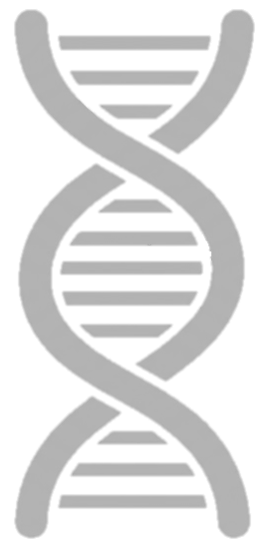
#> input picture src/content/blog/30daychartchallenge/day2-pictogram/DNA-gray.png, 262 x 544 px
$ python generate_infographic.py
#> lines starting #> are read from the running program, lines starting #| are printed output that depends on the picture
from __future__ import annotations

from dataclasses import dataclass
from pathlib import Path
from typing import Iterable

from PIL import Image, ImageDraw, ImageFont

CANVAS_WIDTH = 3600
CANVAS_HEIGHT = 4800
GRID_LEFT = 240
GRID_TOP = 880
GRID_SIZE = 3120
GRID_RIGHT = GRID_LEFT + GRID_SIZE
GRID_BOTTOM = GRID_TOP + GRID_SIZE
HEADER_CENTER_X = CANVAS_WIDTH // 2
DEFAULT_BACKGROUND = "white"
TEXT_DARK = "#0f172a"
TEXT_MUTED = "#475569"
TEXT_LIGHT = "#64748b"
ACCENT = "#16324f"
DIVIDER = "#cbd5e1"
BASE_DIR = Path(__file__).resolve().parent
GRAY_ICON_PATH = BASE_DIR / "DNA-gray.png"
NAVY_ICON_PATH = BASE_DIR / "DNA-navy.png"


@dataclass(frozen=True)
class PosterSpec:
    slug: str
    title: str
    subtitle: str
    footer: str
    output_name: str
    columns: int
    rows: int
    variant_indices: tuple[int, ...]

    def __post_init__(self) -> None:
        object.__setattr__(self, "variant_indices", tuple(self.variant_indices))

    @property
    def total_icons(self) -> int:
        return self.columns * self.rows


def build_specs() -> list[PosterSpec]:
    return [
        PosterSpec(
            slug="poster-1000",
            title="Hunting 10 Variants in 10,000 Genomes",
            subtitle="A readable proxy for 0.1% VAF",
            footer="20 mL blood can yield about 10,000 genome equivalents. 1 icon = 10 genomes.",
            output_name="liquid-biopsy-poster-1000.png",
            columns=40,
            rows=25,
            variant_indices=(499,),
        ),
        PosterSpec(
            slug="poster-10000",
            title="Only 10 Molecules Carry the Variant",
            subtitle="The full 10,000-genome view at 0.1% VAF",
            footer="20 mL blood -> ~10 mL plasma -> ~30 ng cfDNA -> ~10,000 genomes",
            output_name="liquid-biopsy-poster-10000.png",
            columns=100,
            rows=100,
            variant_indices=(909, 1919, 2929, 3939, 4949, 5959, 6969, 7979, 8989, 9999),
        ),
    ]


def build_grid_points(
    columns: int,
    rows: int,
    left: float,
    right: float,
    bottom: float,
    top: float,
) -> list[tuple[float, float]]:
    if columns < 1 or rows < 1:
        raise ValueError("columns and rows must be positive")
    if left > right or bottom > top:
        raise ValueError("grid bounds must not be inverted")

    x_step = 0.0 if columns == 1 else (right - left) / (columns - 1)
    y_step = 0.0 if rows == 1 else (top - bottom) / (rows - 1)
    points: list[tuple[float, float]] = []

    for row in range(rows):
        y = bottom if row == rows - 1 else top - (row * y_step)
        for col in range(columns):
            x = right if col == columns - 1 else left + (col * x_step)
            points.append((x, y))

    return points


def get_resampling_filter() -> int:
    if hasattr(Image, "Resampling"):
        return Image.Resampling.LANCZOS
    return Image.LANCZOS


def load_icon(path: Path) -> Image.Image:
    with Image.open(path) as image:
        return image.convert("RGBA")


def load_font(size: int, bold: bool = False) -> ImageFont.ImageFont:
    candidates = []
    if bold:
        candidates.extend(
            [
                "/usr/share/fonts/truetype/dejavu/DejaVuSans-Bold.ttf",
                "/usr/share/fonts/truetype/liberation2/LiberationSans-Bold.ttf",
            ]
        )
    else:
        candidates.extend(
            [
                "/usr/share/fonts/truetype/dejavu/DejaVuSans.ttf",
                "/usr/share/fonts/truetype/liberation2/LiberationSans-Regular.ttf",
            ]
        )

    for candidate in candidates:
        font_path = Path(candidate)
        if font_path.exists():
            return ImageFont.truetype(str(font_path), size=size)

    return ImageFont.load_default()


def measure_text(draw: ImageDraw.ImageDraw, text: str, font: ImageFont.ImageFont) -> tuple[int, int]:
    left, top, right, bottom = draw.textbbox((0, 0), text=text, font=font)
    return right - left, bottom - top


def wrap_text(
    draw: ImageDraw.ImageDraw,
    text: str,
    font: ImageFont.ImageFont,
    max_width: int,
) -> list[str]:
    words = text.split()
    if not words:
        return [""]

    lines: list[str] = []
    current = words[0]
    for word in words[1:]:
        candidate = f"{current} {word}"
        candidate_width, _ = measure_text(draw, candidate, font)
        if candidate_width <= max_width:
            current = candidate
        else:
            lines.append(current)
            current = word
    lines.append(current)
    return lines


def draw_centered_lines(
    draw: ImageDraw.ImageDraw,
    lines: Iterable[str],
    font: ImageFont.ImageFont,
    center_x: int,
    top: int,
    fill: str,
    line_gap: int,
) -> int:
    current_top = top
    for line in lines:
        width, height = measure_text(draw, line, font)
        draw.text((center_x - (width / 2), current_top), line, font=font, fill=fill)
        current_top += height + line_gap
    return current_top


def fit_icon_to_cell(icon: Image.Image, cell_width: int, cell_height: int) -> Image.Image:
    source_width, source_height = icon.size
    scale = min((cell_width * 0.92) / source_width, (cell_height * 0.92) / source_height)
    resized_width = max(1, int(source_width * scale))
    resized_height = max(1, int(source_height * scale))
    return icon.resize((resized_width, resized_height), resample=get_resampling_filter())


def paste_centered(canvas: Image.Image, icon: Image.Image, center_x: float, center_y: float) -> None:
    paste_x = int(round(center_x - (icon.width / 2)))
    paste_y = int(round(center_y - (icon.height / 2)))
    canvas.paste(icon, (paste_x, paste_y), icon)


def draw_header(draw: ImageDraw.ImageDraw, spec: PosterSpec) -> None:
    kicker_font = load_font(42, bold=True)
    title_font = load_font(112, bold=True)
    subtitle_font = load_font(42, bold=False)
    stat_font = load_font(54, bold=True)

    kicker_text = "LIQUID BIOPSY"
    kicker_width, _ = measure_text(draw, kicker_text, kicker_font)
    draw.text((HEADER_CENTER_X - (kicker_width / 2), 150), kicker_text, font=kicker_font, fill=ACCENT)

    title_lines = wrap_text(draw, spec.title, title_font, 2800)
    after_title = draw_centered_lines(
        draw,
        title_lines,
        font=title_font,
        center_x=HEADER_CENTER_X,
        top=240,
        fill=TEXT_DARK,
        line_gap=10,
    )

    subtitle_lines = wrap_text(draw, spec.subtitle, subtitle_font, 2400)
    after_subtitle = draw_centered_lines(
        draw,
        subtitle_lines,
        font=subtitle_font,
        center_x=HEADER_CENTER_X,
        top=after_title + 28,
        fill=TEXT_MUTED,
        line_gap=8,
    )

    stat_text = f"{len(spec.variant_indices)} highlighted out of {spec.total_icons:,} pictograms"
    stat_width, stat_height = measure_text(draw, stat_text, stat_font)
    stat_left = HEADER_CENTER_X - (stat_width / 2) - 32
    stat_top = after_subtitle + 34
    stat_right = HEADER_CENTER_X + (stat_width / 2) + 32
    stat_bottom = stat_top + stat_height + 20
    draw.rounded_rectangle((stat_left, stat_top, stat_right, stat_bottom), radius=28, outline=DIVIDER, width=4)
    draw.text((HEADER_CENTER_X - (stat_width / 2), stat_top + 10), stat_text, font=stat_font, fill=TEXT_DARK)

    draw.line((GRID_LEFT, GRID_TOP - 70, GRID_RIGHT, GRID_TOP - 70), fill=DIVIDER, width=4)


def draw_footer(draw: ImageDraw.ImageDraw, spec: PosterSpec) -> None:
    footer_font = load_font(38, bold=False)
    note_font = load_font(32, bold=False)
    footer_lines = wrap_text(draw, spec.footer, footer_font, 3000)
    footer_bottom = draw_centered_lines(
        draw,
        footer_lines,
        font=footer_font,
        center_x=HEADER_CENTER_X,
        top=4180,
        fill=TEXT_DARK,
        line_gap=8,
    )

    note_text = "Gray = wild-type | Navy = variant"
    note_width, _ = measure_text(draw, note_text, note_font)
    draw.text((HEADER_CENTER_X - (note_width / 2), footer_bottom + 22), note_text, font=note_font, fill=TEXT_LIGHT)


def render_poster(spec: PosterSpec, output_path: Path) -> None:
    canvas = Image.new("RGBA", (CANVAS_WIDTH, CANVAS_HEIGHT), DEFAULT_BACKGROUND)
    draw = ImageDraw.Draw(canvas)
    gray_icon = load_icon(GRAY_ICON_PATH)
    navy_icon = load_icon(NAVY_ICON_PATH)

    draw_header(draw, spec)

    cell_width = max(1, GRID_SIZE // spec.columns)
    cell_height = max(1, GRID_SIZE // spec.rows)
    gray_resized = fit_icon_to_cell(gray_icon, cell_width, cell_height)
    navy_resized = fit_icon_to_cell(navy_icon, cell_width, cell_height)
    local_points = build_grid_points(
        columns=spec.columns,
        rows=spec.rows,
        left=cell_width / 2,
        right=GRID_SIZE - (cell_width / 2),
        bottom=cell_height / 2,
        top=GRID_SIZE - (cell_height / 2),
    )
    points = [(GRID_LEFT + x, GRID_TOP + (GRID_SIZE - y)) for x, y in local_points]
    variant_lookup = set(spec.variant_indices)

    for index, (center_x, center_y) in enumerate(points):
        icon = navy_resized if index in variant_lookup else gray_resized
        paste_centered(canvas, icon, center_x, center_y)

    draw_footer(draw, spec)
    output_path.parent.mkdir(parents=True, exist_ok=True)
    canvas.convert("RGB").save(output_path, format="PNG")


def main() -> None:
    output_dir = Path.cwd()
    for spec in build_specs():
        render_poster(spec, output_dir / spec.output_name)
#> in render_poster, `canvas = Image.new("RGBA", (CANVAS_WIDTH, CANVAS_HEIGHT), DEFAULT_BACK..`: canvas: PIL image 3600x4800 RGBA; every value is 255
#> in load_icon, image is the input picture: PIL image 262x544 RGBA; mean R, G, B, A 84.5, 84.5, 84.5, 100.5
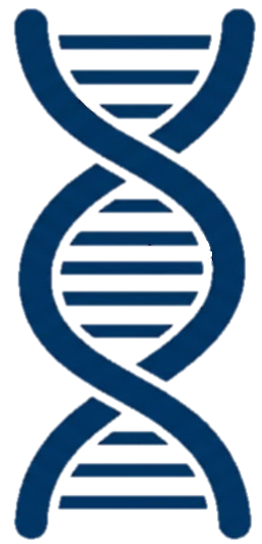
#> input picture src/content/blog/30daychartchallenge/day2-pictogram/DNA-navy.png, 262 x 544 px
#> in load_icon, image is the input picture: PIL image 262x544 RGBA; mean R, G, B, A 1.2, 23.6, 44.6, 101.3
#> in fit_icon_to_cell, `return icon.resize((resized_width, resized_height), resample=get_resam..`:
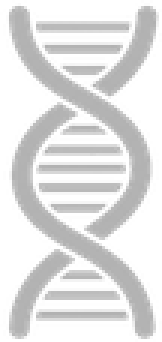
#> returned value: PIL image 54x114 RGBA (shown 3 times larger); mean R, G, B, A 108.1, 108.1, 108.1, 100.7; transparent parts drawn white
#> call 2 of fit_icon_to_cell, with cell_width = 78, cell_height = 124
#> in fit_icon_to_cell (call 2), `return icon.resize((resized_width, resized_height), resample=get_resam..`:
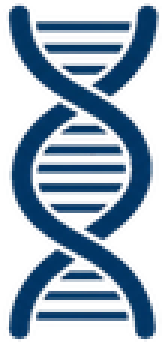
#> returned value: PIL image 54x114 RGBA (shown 3 times larger); mean R, G, B, A 1.6, 29.1, 57.1, 101.5; transparent parts drawn white
#> after the loop in render_poster, `for index, (center_x, center_y) in enumerate(points):`:
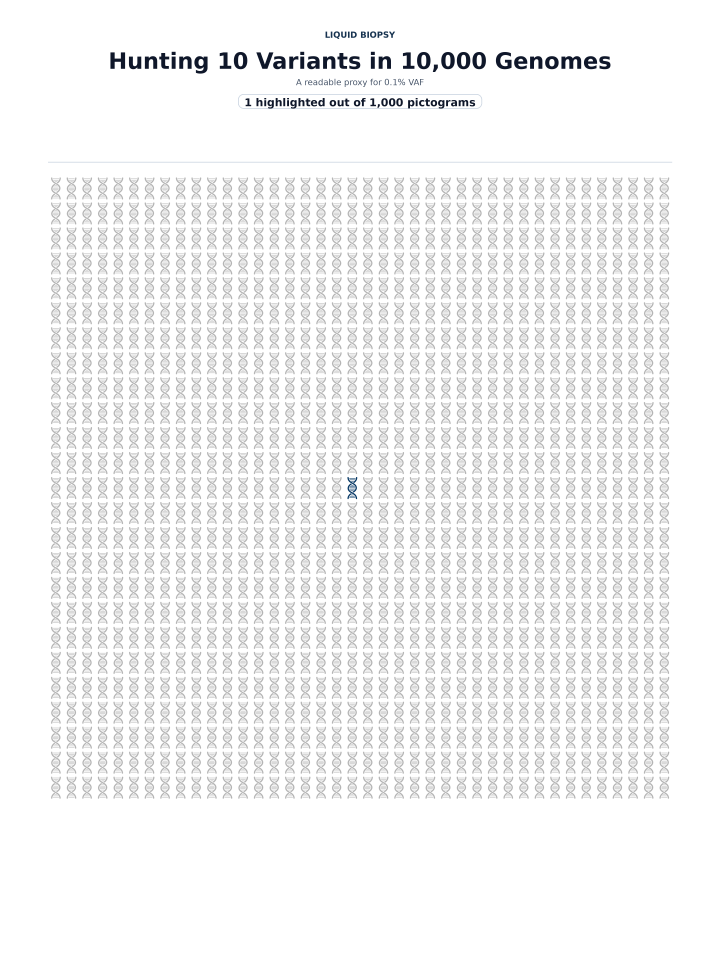
#> canvas: PIL image 3600x4800 RGBA (shown at 1/5 size); mean R, G, B, A 242.8, 242.9, 243, 251.6; transparent parts drawn white
#> in render_poster, `canvas.convert("RGB").save(output_path, format="PNG")`:
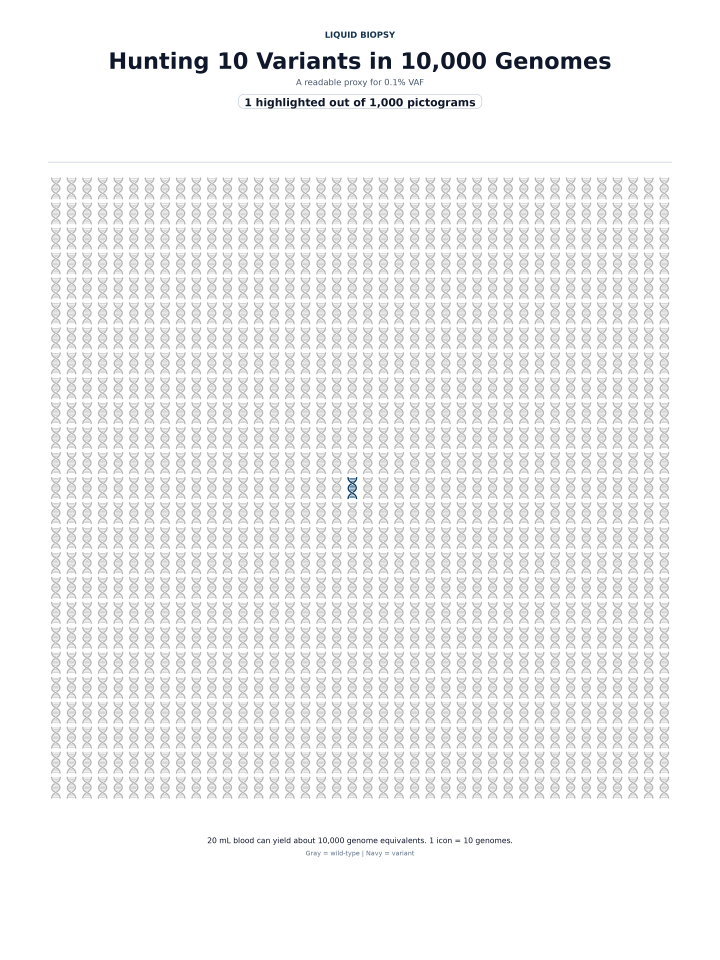
#> saved as liquid-biopsy-poster-1000.png: PIL image 3600x4800 RGB (shown at 1/5 size); mean R, G, B 242.6, 242.7, 242.9
        print(f"wrote {spec.output_name}")


if __name__ == "__main__":
    main()
